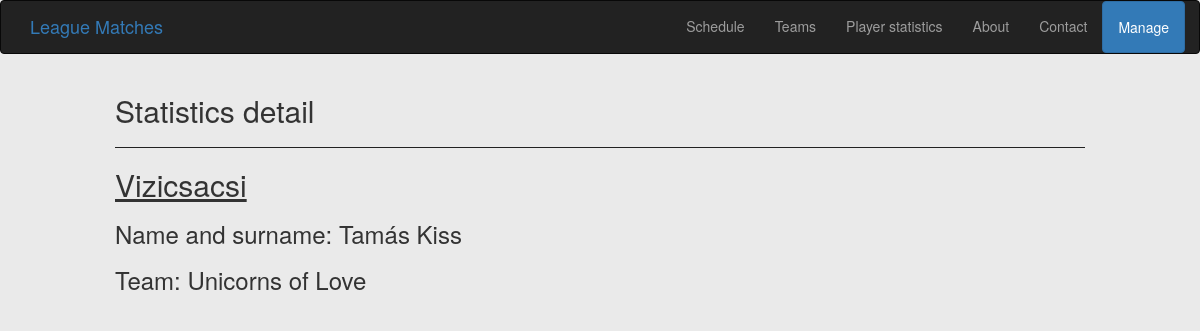
Screenshot of /stat/1/ with the database file from the repository.
### game/models.py (models this page shows)
class Player(models.Model):
    name = models.CharField(max_length=20)
    surname = models.CharField(max_length=30)
    nickname = models.CharField(max_length=20)
    team = models.ForeignKey(Team)
    def __str__(self):
        return self.nickname

class Team(models.Model):
    name = models.CharField(max_length=20)
    def __str__(self):
        return self.name

### game/views.py (the view)
# urls.py: url(r'^stat/(?P<player_id>[0-9]+)/$', views.stat2, name="stat2"),
def stat2(request, player_id):
    player = get_object_or_404(Player, id=player_id)
    return render_to_response('stat2.html', {'player': player})

### game/templates/stat2.html
{% extends "base.html" %}
{% block content %}
    <h2>Statistics detail</h2>
    <hr>
    <h2><u>{{ player }}</u></h2>
    <h3>Name and surname: {{ player.name }} {{ player.surname }}</h3>
    <h3>Team: {{ player.team }}</h3>
{% endblock %}

### static/css/style.css (style rules this page uses)
body { background-color: #eaeaea; }
hr { border-top: 1px solid #222222; }

### rows the page displays
Player: nickname "Vizicsacsi", name "Tamás", surname "Kiss", team "Unicorns of Love"
